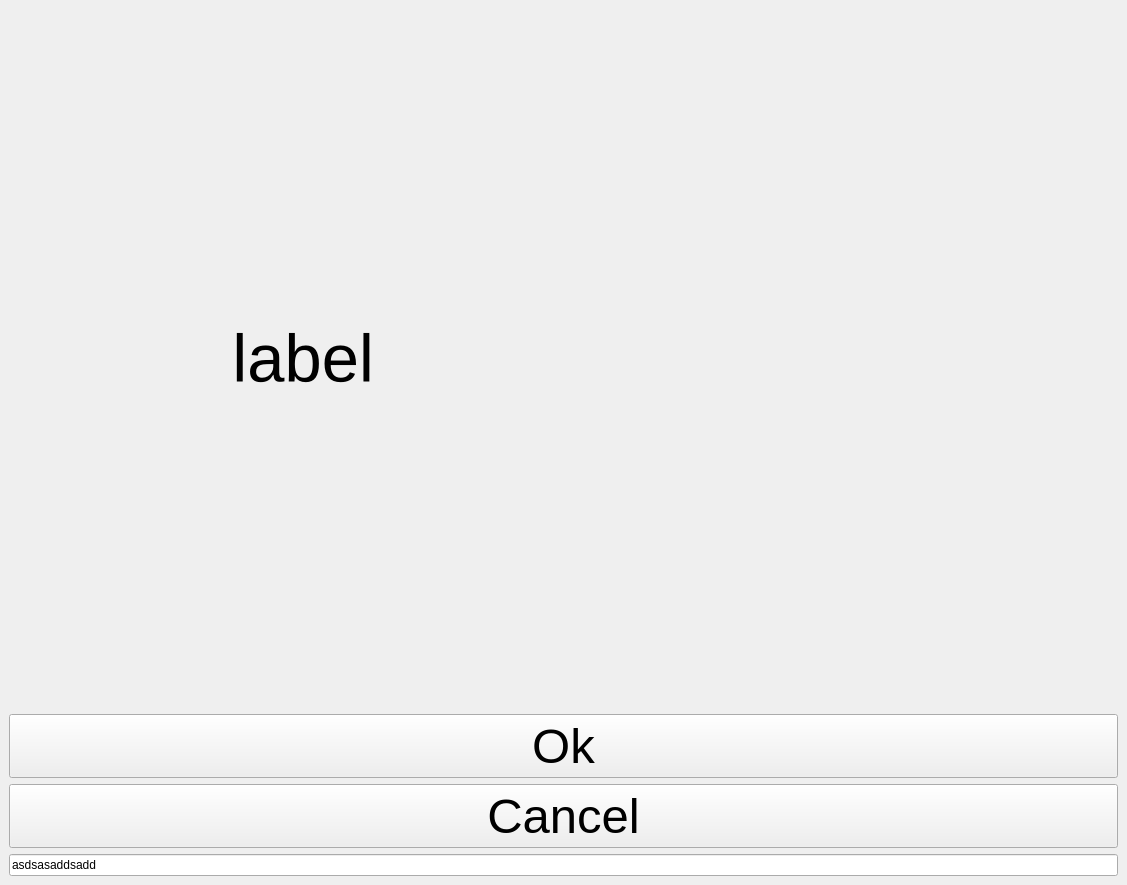
<?xml version="1.0" encoding="UTF-8"?>
<ui version="4.0">
 <class>MainWindow</class>
 <widget class="QMainWindow" name="MainWindow">
  <property name="geometry">
   <rect>
    <x>0</x>
    <y>0</y>
    <width>1127</width>
    <height>885</height>
   </rect>
  </property>
  <property name="windowTitle">
   <string>MainWindow</string>
  </property>
  <widget class="QWidget" name="centralwidget">
   <layout class="QVBoxLayout" name="verticalLayout">
    <item>
     <widget class="QLabel" name="label">
      <property name="sizeIncrement">
       <size>
        <width>0</width>
        <height>0</height>
       </size>
      </property>
      <property name="font">
       <font>
        <pointsize>50</pointsize>
        <weight>50</weight>
        <italic>false</italic>
        <bold>false</bold>
        <underline>false</underline>
        <strikeout>false</strikeout>
       </font>
      </property>
      <property name="text">
       <string>            label</string>
      </property>
     </widget>
    </item>
    <item>
     <widget class="QPushButton" name="pushButton">
      <property name="font">
       <font>
        <pointsize>37</pointsize>
       </font>
      </property>
      <property name="text">
       <string>Ok</string>
      </property>
     </widget>
    </item>
    <item>
     <widget class="QPushButton" name="pushButton_3">
      <property name="font">
       <font>
        <pointsize>37</pointsize>
       </font>
      </property>
      <property name="text">
       <string>Cancel</string>
      </property>
     </widget>
    </item>
    <item>
     <widget class="QLineEdit" name="lineEdit">
      <property name="text">
       <string>asdsasaddsadd</string>
      </property>
      <property name="maxLength">
       <number>9999999</number>
      </property>
     </widget>
    </item>
   </layout>
  </widget>
 </widget>
 <resources/>
 <connections/>
</ui>
